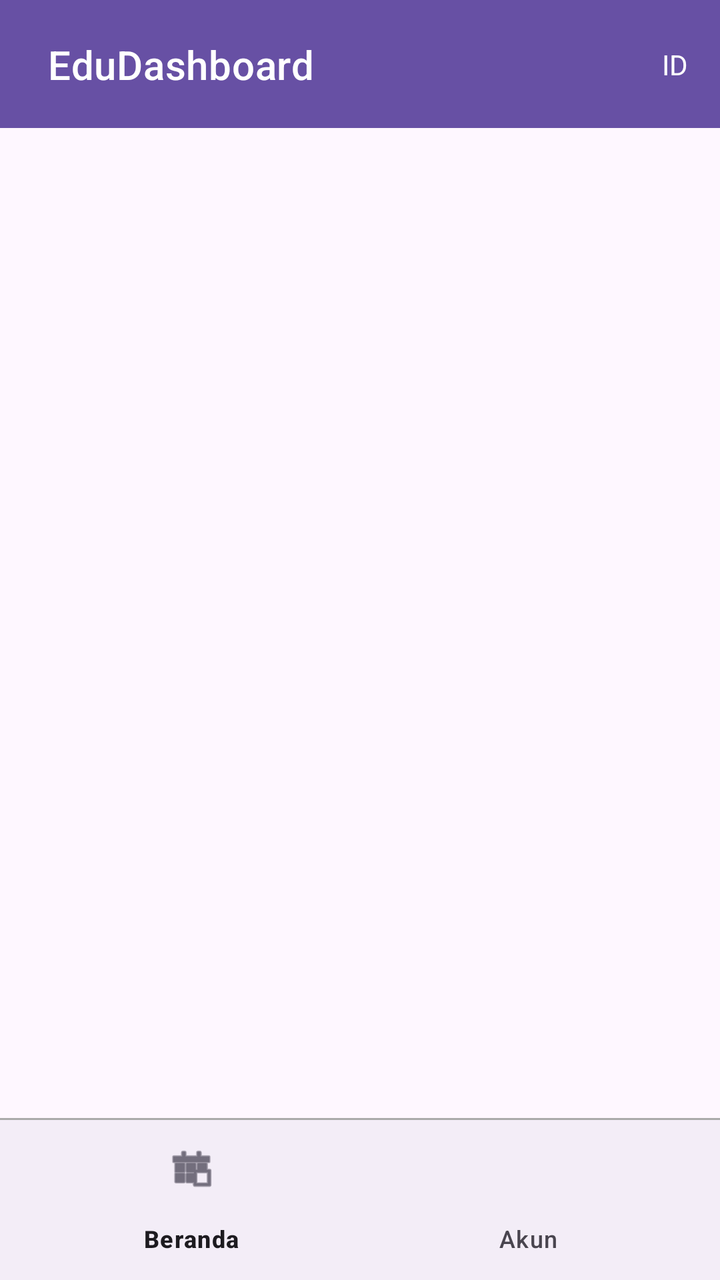
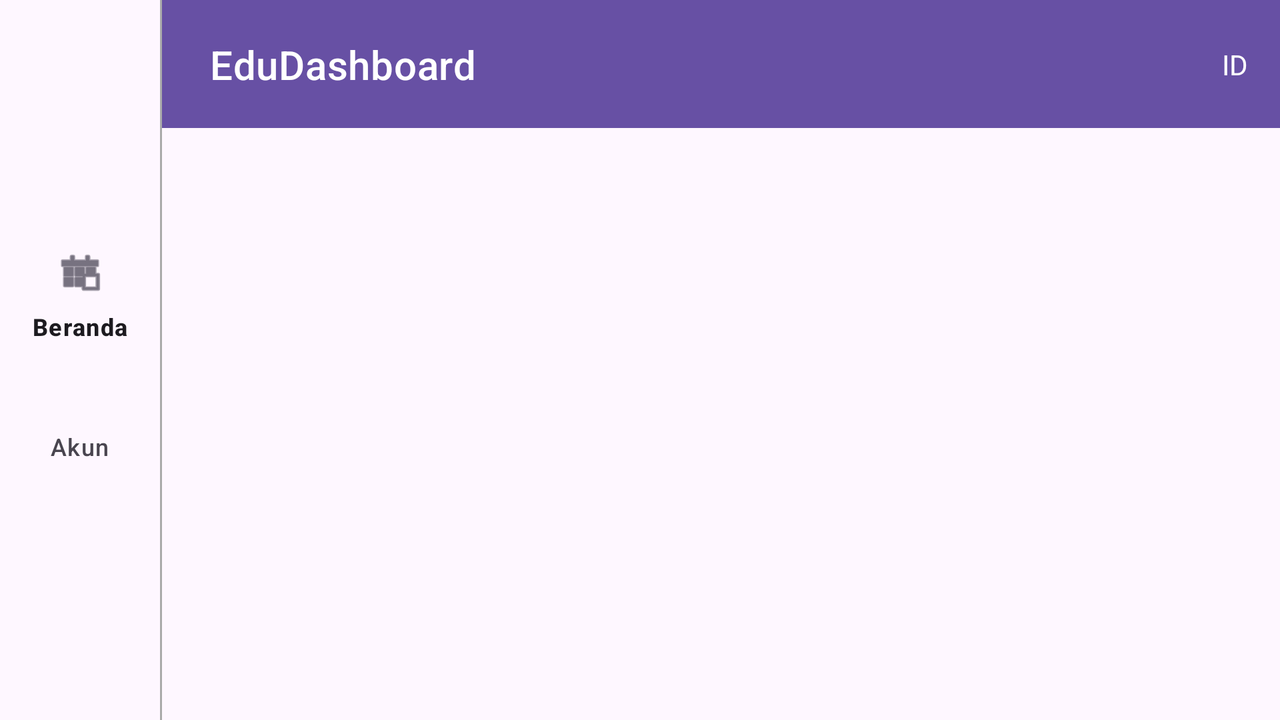

Compare how this app lays out the same screen by default and in its alternative resource folder. The renders come first, then the two layout files and the values they reference.
<!-- AndroidManifest.xml: application theme Theme.TTS_PM -->
<!-- res/layout/activity_main.xml -->
<?xml version="1.0" encoding="utf-8"?>
<androidx.constraintlayout.widget.ConstraintLayout xmlns:android="http://schemas.android.com/apk/res/android"
    xmlns:app="http://schemas.android.com/apk/res-auto"
    xmlns:tools="http://schemas.android.com/tools"
    android:id="@+id/main"
    android:layout_width="match_parent"
    android:layout_height="match_parent"
    tools:context=".MainActivity">

    <com.google.android.material.appbar.MaterialToolbar
        android:id="@+id/top_toolbar"
        android:layout_width="0dp"
        android:layout_height="?attr/actionBarSize"
        android:background="?attr/colorPrimary"
        app:layout_constraintEnd_toEndOf="parent"
        app:layout_constraintStart_toStartOf="parent"
        app:layout_constraintTop_toTopOf="parent">

        <androidx.constraintlayout.widget.ConstraintLayout
            android:layout_width="match_parent"
            android:layout_height="match_parent"
            android:paddingEnd="16dp"
            tools:layout_editor_absoluteX="16dp">

            <ImageView
                android:id="@+id/btn_back"
                android:layout_width="wrap_content"
                android:layout_height="wrap_content"
                android:contentDescription="@string/desc_back"
                android:src="@drawable/ic_arrow_back"
                android:visibility="gone"
                app:layout_constraintBottom_toBottomOf="parent"
                app:layout_constraintStart_toStartOf="parent"
                app:layout_constraintTop_toTopOf="parent"
                app:tint="?attr/colorOnPrimary" />

            <TextView
                android:id="@+id/toolbar_title"
                android:layout_width="wrap_content"
                android:layout_height="wrap_content"
                android:layout_marginStart="8dp"
                android:text="@string/title_edudashboard"
                android:textAppearance="?attr/textAppearanceHeadline6"
                android:textColor="?attr/colorOnPrimary"
                app:layout_constraintBottom_toBottomOf="parent"
                app:layout_constraintStart_toEndOf="@id/btn_back"
                app:layout_constraintTop_toTopOf="parent" />

            <TextView
                android:id="@+id/tv_language"
                android:layout_width="wrap_content"
                android:layout_height="wrap_content"
                android:text="@string/language_text"
                android:textColor="?attr/colorOnPrimary"
                app:layout_constraintBottom_toBottomOf="parent"
                app:layout_constraintEnd_toEndOf="parent"
                app:layout_constraintTop_toTopOf="parent" />

        </androidx.constraintlayout.widget.ConstraintLayout>

    </com.google.android.material.appbar.MaterialToolbar>

    <androidx.fragment.app.FragmentContainerView
        android:id="@+id/fragment_container"
        android:layout_width="0dp"
        android:layout_height="0dp"
        app:layout_constraintBottom_toTopOf="@id/bottom_divider"
        app:layout_constraintEnd_toEndOf="parent"
        app:layout_constraintStart_toStartOf="parent"
        app:layout_constraintTop_toBottomOf="@id/top_toolbar" />

    <View
        android:id="@+id/bottom_divider"
        android:layout_width="0dp"
        android:layout_height="1dp"
        android:background="@android:color/darker_gray"
        app:layout_constraintBottom_toTopOf="@id/nav_view"
        app:layout_constraintEnd_toEndOf="parent"
        app:layout_constraintStart_toStartOf="parent" />

    <com.google.android.material.bottomnavigation.BottomNavigationView
        android:id="@+id/nav_view"
        android:layout_width="0dp"
        android:layout_height="wrap_content"
        app:labelVisibilityMode="labeled"
        app:layout_constraintBottom_toBottomOf="parent"
        app:layout_constraintEnd_toEndOf="parent"
        app:layout_constraintStart_toStartOf="parent"
        app:menu="@menu/bottom_nav_menu" />

</androidx.constraintlayout.widget.ConstraintLayout>
<!-- resources referenced by this layout -->
<resources>
  <string name="desc_back">Kembali</string>
  <string name="language_text">ID</string>
  <string name="title_edudashboard">EduDashboard</string>
  <style name="Theme.TTS_PM" parent="Base.Theme.TTS_PM" />
  <style name="Base.Theme.TTS_PM" parent="Theme.Material3.DayNight.NoActionBar">
          
          
      </style>
</resources>
<!-- res/layout-land/activity_main.xml (the repository's variant of the layout above) -->
<!-- drawn on the phone turned sideways -->
<?xml version="1.0" encoding="utf-8"?>
<androidx.constraintlayout.widget.ConstraintLayout xmlns:android="http://schemas.android.com/apk/res/android"
    xmlns:app="http://schemas.android.com/apk/res-auto"
    xmlns:tools="http://schemas.android.com/tools"
    android:id="@+id/main"
    android:layout_width="match_parent"
    android:layout_height="match_parent"
    tools:context=".MainActivity">

    <com.google.android.material.navigationrail.NavigationRailView
        android:id="@+id/nav_view"
        android:layout_width="wrap_content"
        android:layout_height="0dp"
        app:labelVisibilityMode="labeled"
        app:menuGravity="center"
        app:layout_constraintBottom_toBottomOf="parent"
        app:layout_constraintStart_toStartOf="parent"
        app:layout_constraintTop_toTopOf="parent"
        app:menu="@menu/bottom_nav_menu" />

    <View
        android:id="@+id/side_divider"
        android:layout_width="1dp"
        android:layout_height="0dp"
        android:background="@android:color/darker_gray"
        app:layout_constraintBottom_toBottomOf="parent"
        app:layout_constraintStart_toEndOf="@id/nav_view"
        app:layout_constraintTop_toTopOf="parent" />

    <com.google.android.material.appbar.MaterialToolbar
        android:id="@+id/top_toolbar"
        android:layout_width="0dp"
        android:layout_height="?attr/actionBarSize"
        android:background="?attr/colorPrimary"
        app:layout_constraintEnd_toEndOf="parent"
        app:layout_constraintStart_toEndOf="@id/side_divider"
        app:layout_constraintTop_toTopOf="parent">

        <androidx.constraintlayout.widget.ConstraintLayout
            android:layout_width="match_parent"
            android:layout_height="match_parent"
            android:paddingEnd="16dp">

            <ImageView
                android:id="@+id/btn_back"
                android:layout_width="wrap_content"
                android:layout_height="wrap_content"
                android:contentDescription="@string/desc_back"
                android:src="@drawable/ic_arrow_back"
                android:visibility="gone"
                app:layout_constraintBottom_toBottomOf="parent"
                app:layout_constraintStart_toStartOf="parent"
                app:layout_constraintTop_toTopOf="parent"
                app:tint="?attr/colorOnPrimary" />

            <TextView
                android:id="@+id/toolbar_title"
                android:layout_width="wrap_content"
                android:layout_height="wrap_content"
                android:layout_marginStart="8dp"
                android:text="@string/title_edudashboard"
                android:textAppearance="?attr/textAppearanceHeadline6"
                android:textColor="?attr/colorOnPrimary"
                app:layout_constraintBottom_toBottomOf="parent"
                app:layout_constraintStart_toEndOf="@id/btn_back"
                app:layout_constraintTop_toTopOf="parent" />

            <TextView
                android:id="@+id/tv_language"
                android:layout_width="wrap_content"
                android:layout_height="wrap_content"
                android:text="@string/language_text"
                android:textColor="?attr/colorOnPrimary"
                app:layout_constraintBottom_toBottomOf="parent"
                app:layout_constraintEnd_toEndOf="parent"
                app:layout_constraintTop_toTopOf="parent" />

        </androidx.constraintlayout.widget.ConstraintLayout>

    </com.google.android.material.appbar.MaterialToolbar>

    <androidx.fragment.app.FragmentContainerView
        android:id="@+id/fragment_container"
        android:layout_width="0dp"
        android:layout_height="0dp"
        app:layout_constraintBottom_toBottomOf="parent"
        app:layout_constraintEnd_toEndOf="parent"
        app:layout_constraintStart_toEndOf="@id/nav_view"
        app:layout_constraintTop_toBottomOf="@id/top_toolbar" />

</androidx.constraintlayout.widget.ConstraintLayout>
